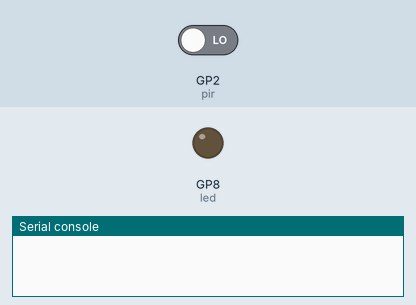
Simulated run of this program. Board: Raspberry Pi Pico running CircuitPython. Parts: output pins drawn as LEDs (lit = HIGH), the last lines printed to the serial console. The test bench sets the inputs (shaded band); at power-on: GP2 (pir) LOW.

Above: at 1.2 s.
1.3 s: GP2 (pir) driven HIGH
At 2.1 s:
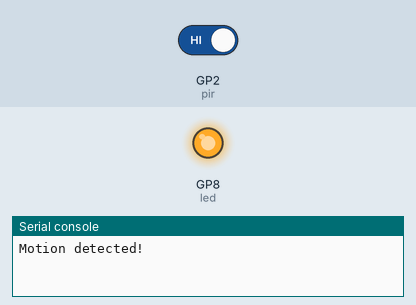
2.8 s: GP2 (pir) driven LOW
At 3.3 s:
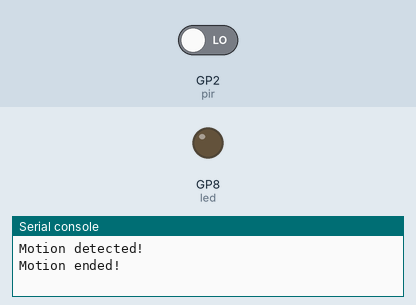
Timing chart, 0 to 5.8 s (numbered marks = the images above; inputs shaded):
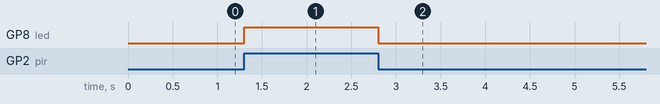

Measured:
- after the input at 1.3 s, GP8 (led): LOW → HIGH at once
- after the input at 2.8 s, GP8 (led): HIGH → LOW at once

The program:

code.py
```python
# from https://learn.adafruit.com/pir-passive-infrared-proximity-motion-sensor/circuitpython-code
# https://en.wikipedia.org/wiki/Passive_infrared_sensor
# NOTE(yw): during testing this sensor was detecting all the time, we did not hav time to fully investigate

import board
import digitalio

LED_PIN = board.GP8   # Pin number for the board's built in LED.
PIR_PIN = board.GP2   # Pin number connected to PIR sensor output wire.

# Setup digital input for PIR sensor:
pir = digitalio.DigitalInOut(PIR_PIN)
pir.direction = digitalio.Direction.INPUT

# Setup digital output for LED:
led = digitalio.DigitalInOut(LED_PIN)
led.direction = digitalio.Direction.OUTPUT

# Main loop that will run forever:
old_value = pir.value
while True:
    pir_value = pir.value
    if pir_value:
        # PIR is detecting movement! Turn on LED.
        led.value = True
        # Check if this is the first time movement was
        # detected and print a message!
        if not old_value:
            print('Motion detected!')
    else:
        # PIR is not detecting movement. Turn off LED.
        led.value = False
        # Again check if this is the first time movement
        # stopped and print a message.
        if old_value:
            print('Motion ended!')
    old_value = pir_value
```
